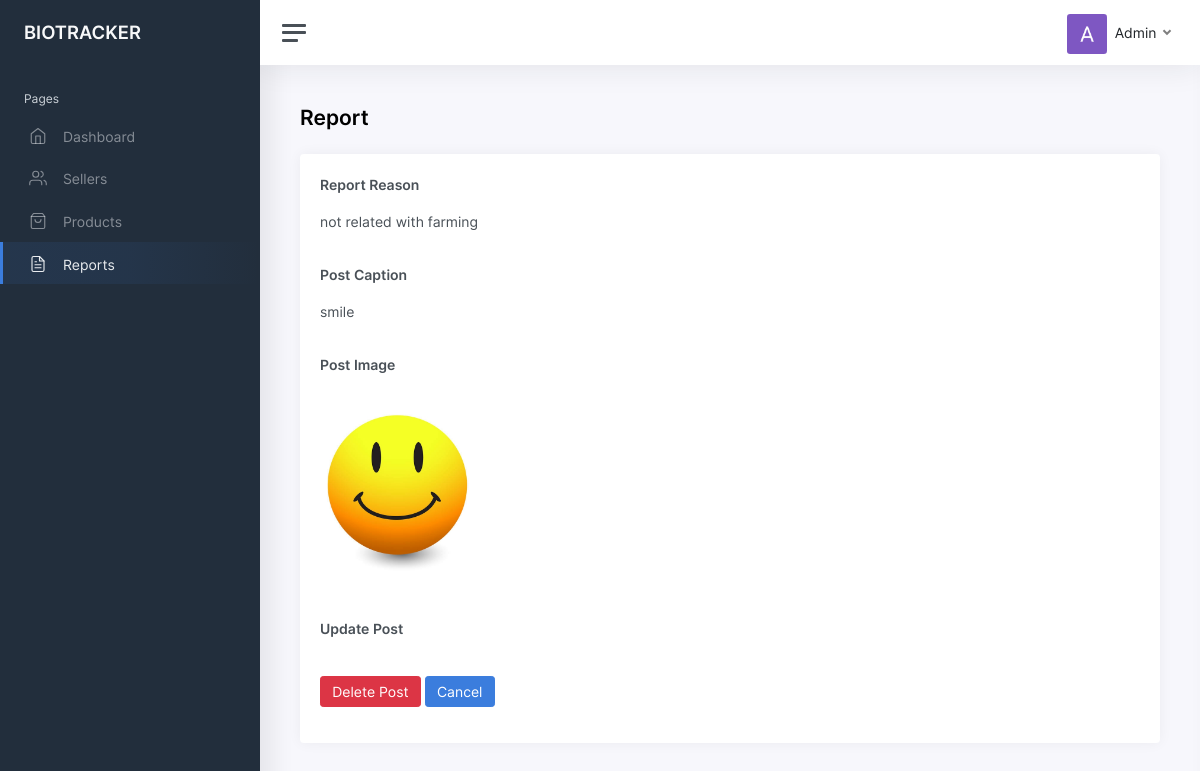
The page /admin/pages/report_details.php?report_id=2 on the database its author committed.
### tables this page shows
CREATE TABLE `reports` (
  `report_id` int(11) NOT NULL,
  `user_id` int(11) NOT NULL,
  `report_text` text NOT NULL,
  `post_id` int(11) NOT NULL,
  `report_status` int(11) NOT NULL DEFAULT 1
);

CREATE TABLE `community_post` (
  `post_id` int(11) NOT NULL,
  `user_id` int(11) NOT NULL,
  `caption` text DEFAULT NULL,
  `post_image` text DEFAULT NULL,
  `status` int(11) NOT NULL DEFAULT 1,
  `post_date` varchar(30) DEFAULT NULL
);

### web/admin/pages/report_details.php (the view, shortened to what this page needs)
<!DOCTYPE html>
<html lang="en">
<head>
    <link href="../../examples/css/app.css" rel="stylesheet">
</head>
<body>
<div class="wrapper">
    <nav id="sidebar" class="sidebar">
        <div class="sidebar-content js-simplebar">
            <a class="sidebar-brand" href="admin_panel.html">
                <span class="align-middle">BIOTRACKER</span>
            </a>
            <ul class="sidebar-nav">
                <li class="sidebar-header">
                    Pages
                </li>
                <li class="sidebar-item">
                    <a class="sidebar-link" href="admin_panel.html">
                        <i class="align-middle" data-feather="home"></i> <span class="align-middle">Dashboard</span>
                    </a>
                </li>
                <li class="sidebar-item">
                    <a class="sidebar-link" href="sellers.php">
                        <i class="align-middle" data-feather="users"></i> <span class="align-middle">Sellers</span>
                    </a>
                </li>
                <li class="sidebar-item">
                    <a class="sidebar-link" href="products.php">
                        <i class="align-middle" data-feather="shopping-bag"></i> <span class="align-middle">Products</span>
                    </a>
                </li>
                <li class="sidebar-item active">
                    <a class="sidebar-link" href="reports.php">
                        <i class="align-middle" data-feather="file-text"></i> <span class="align-middle">Reports</span>
                    </a>
                </li>
            </ul>
        </div>
    </nav>
    <div class="main">
        <nav class="navbar navbar-expand navbar-light navbar-bg">
            <a class="sidebar-toggle d-flex">
                <i class="hamburger align-self-center"></i>
            </a>
            <div class="navbar-collapse collapse">
                <ul class="navbar-nav navbar-align">
                    <li class="nav-item dropdown">
                        <a class="nav-link dropdown-toggle d-none d-sm-inline-block" href="#" data-toggle="dropdown">
                            <img src="../../examples/img/avatars/avatar.jpg" class="avatar img-fluid rounded mr-1" alt="Admin" /> <span class="text-dark">Admin</span>
                        </a>
                    </li>
                </ul>
            </div>
        </nav>
        <main class="content">
            <div class="container-fluid p-0">
                <div class="row mb-2 mb-xl-3">
                    <div class="col-auto d-none d-sm-block">
                        <h3><strong>Report</strong></h3>
                    </div>
                </div>
                <div class="row">
                    <div class="col-md-12">
                        <div class="card">
                            <div class="card-body">
                                <?php
                                include_once '../../DbConnect.php';
                                $report = $_GET['report_id'];
                                $sel_report = "select * from reports where report_id='$report'";
                                $res_report = $conn->query($sel_report);
                                $row_report = $res_report->fetch_array();
                                $sel_post = "select caption,post_image from community_post where post_id='$row_report[3]'";
                                $res_post = $conn->query($sel_post);
                                $row_post = $res_post->fetch_array();
                                ?>
                                <div class="form-group">
                                    <label class="form-group"><strong>Report Reason</strong></label><br>
                                    <?php
                                    echo "<label class='form-group'>$row_report[2]</label>";
                                    ?>
                                </div>
                                <div class="form-group">
                                    <label class="form-group"><strong>Post Caption</strong></label><br>
                                    <?php
                                    echo "<label class='form-group'>$row_post[0]</label>";
                                    ?>
                                </div>
                                <?php
                                if ($row_post[1]!=null)
                                {
                                    echo "<div class='form-group'>";
                                    echo "<label class='form-group'><strong>Post Image</strong></label><br><br>";
                                    $file_loc = "../../".$row_post[1];
                                    echo "<img src='$file_loc' width='20%' height='30%'>";
                                }
                                ?>
                                <div class="form-group">
                                    <br><br><label class="form-group"><strong>Update Post</strong></label><br><br>
                                    <form action="" method="post">
                                        <button class="btn btn-danger" type="submit" name="del_post" id="del_post">Delete Post</button>
                                        <a href="reports.php"><button type="button" class="btn btn-primary">Cancel</button></a>
                                    </form>
                                 </div>
                            </div>
                        </div>
                    </div>
                </div>
            </div>
        </main>
    </div>
</div>
</body>
</html>

### rows shown on the page
reports: report_text "not related with farming"
community_post: caption "smile", post_image (picture)
